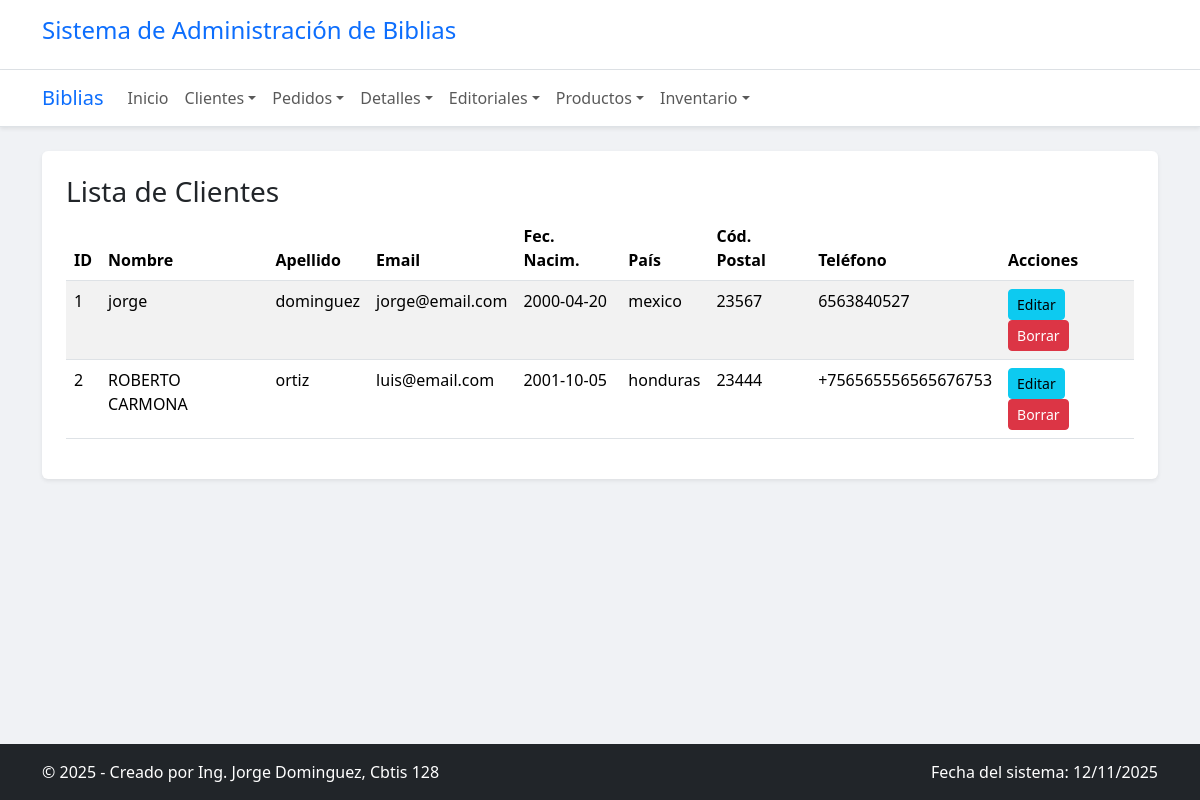
/clientes/, run on the app's committed database.
### app_Biblia/models.py (models this page shows, shortened)
class ClienteGlobal(models.Model):
    nombre = models.CharField(max_length=100)
    apellido = models.CharField(max_length=100)
    email = models.CharField(max_length=255, unique=True)
    fecha_nacimiento = models.DateField(null=True, blank=True)
    pais_residencia = models.CharField(max_length=100)
    codigo_postal = models.CharField(max_length=15, null=True, blank=True)
    telefono = models.CharField(max_length=20, null=True, blank=True)

### app_Biblia/views.py (the view)
# urls.py: path('clientes/', views.ver_clientes, name='ver_clientes'),
def ver_clientes(request):
    clientes = ClienteGlobal.objects.all()
    return render(request, 'cliente/ver_clientes.html', {'clientes': clientes})

### app_Biblia/templates/cliente/ver_clientes.html
{% extends 'base.html' %}
{% block content %}
<h3>Lista de Clientes</h3>
<div class="table-responsive">
  <table class="table table-striped">
    <thead>
      <tr>
        <th>ID</th>
        <th>Nombre</th>
        <th>Apellido</th>
        <th>Email</th>
        <th>Fec. Nacim.</th>
        <th>País</th>
        <th>Cód. Postal</th>
        <th>Teléfono</th>
        <th>Acciones</th>
      </tr>
    </thead>
    <tbody>
      {% for c in clientes %}
      <tr>
        <td>{{ c.id }}</td>
        <td>{{ c.nombre }}</td>
        <td>{{ c.apellido }}</td>
        <td>{{ c.email }}</td>
        <td>{{ c.fecha_nacimiento|date:"Y-m-d"|default:"N/A" }}</td>
        <td>{{ c.pais_residencia }}</td>
        <td>{{ c.codigo_postal|default:"N/A" }}</td>
        <td>{{ c.telefono|default:"N/A" }}</td>
        <td>
          <a class="btn btn-sm btn-info" href="{% url 'actualizar_cliente' c.id %}">Editar</a>
          <a class="btn btn-sm btn-danger" href="{% url 'borrar_cliente' c.id %}">Borrar</a>
        </td>
      </tr>
      {% empty %}
      <tr><td colspan="9">No hay clientes registrados.</td></tr>
      {% endfor %}
    </tbody>
  </table>
</div>
{% endblock %}

### app_Biblia/templates/base.html (shortened to what this page needs)
<!doctype html>
<html lang="es">
  <head>
    <link href="https://cdn.jsdelivr.net/npm/bootstrap@5.3.2/dist/css/bootstrap.min.css" rel="stylesheet">
    </head>
  <body class="d-flex flex-column min-vh-100">
    {% include 'header.html' %}
    {% include 'navbar.html' %}
    <main class="container my-4">
      <div class="card shadow-sm border-0">
        <div class="card-body p-4">
          {% block content %}{% endblock %}
        </div>
      </div>
    </main>
    {% include 'footer.html' %}
  </body>
</html>

### app_Biblia/templates/header.html
<header class="bg-light py-3">
    <div class="container">
      <h1 class="h4">Sistema de Administración de Biblias</h1>
    </div>
  </header>

### app_Biblia/templates/navbar.html (shortened to what this page needs)
<nav class="navbar navbar-expand-lg navbar-light bg-white border-bottom">
    <div class="container">
      <a class="navbar-brand" href="{% url 'inicio_biblias' %}">Biblias</a>
      <div class="collapse navbar-collapse" id="navMenu">
        <ul class="navbar-nav me-auto">
          <li class="nav-item">
            <a class="nav-link" href="{% url 'inicio_biblias' %}">Inicio</a>
          </li>
          <li class="nav-item dropdown">
            <a class="nav-link dropdown-toggle" href="#" id="clientesDropdown" role="button" data-bs-toggle="dropdown">Clientes</a>
          </li>
          <li class="nav-item dropdown">
            <a class="nav-link dropdown-toggle" href="#" id="pedidosDropdown" role="button" data-bs-toggle="dropdown">Pedidos</a>
          </li>
          <li class="nav-item dropdown">
            <a class="nav-link dropdown-toggle" href="#" id="detalleDropdown" role="button" data-bs-toggle="dropdown">Detalles</a>
          </li>
          <li class="nav-item dropdown">
            <a class="nav-link dropdown-toggle" href="#" id="editorialDropdown" role="button" data-bs-toggle="dropdown">Editoriales</a>
          </li>
          <li class="nav-item dropdown">
            <a class="nav-link dropdown-toggle" href="#" id="productoDropdown" role="button" data-bs-toggle="dropdown">Productos</a>
          </li>
          <li class="nav-item dropdown">
            <a class="nav-link dropdown-toggle" href="#" id="inventarioDropdown" role="button" data-bs-toggle="dropdown">Inventario</a>
          </li>
        </ul>
      </div>
    </div>
  </nav>

### app_Biblia/templates/footer.html
<footer class="bg-dark text-white py-3 mt-auto">
    <div class="container d-flex justify-content-between">
      <div>© {% now "Y" %} - Creado por Ing. Jorge Dominguez, Cbtis 128</div>
      <div>Fecha del sistema: {% now "d/m/Y" %}</div>
    </div>
  </footer>

### app_Biblia/templates/base.html (style rules this page uses)
body { background-color: #f0f2f5; }
.bg-light { background-color: #ffffff !important; border-bottom: 1px solid #dee2e6; }
.bg-white { box-shadow: 0 2px 4px rgba(0,0,0,.08); }
.navbar-brand, .h4 { color: #0d6efd; }
.btn-info { background-color: #0dcaf0; border-color: #0dcaf0; color: #000; }
.btn-danger { background-color: #dc3545; border-color: #dc3545; }
.bg-dark { background-color: #212529 !important; }

### data on the page
ClienteGlobal: id "1", nombre "jorge", apellido "dominguez", email "jorge@email.com", fecha_nacimiento "2000-04-20", pais_residencia "mexico", codigo_postal "23567", telefono "6563840527"
ClienteGlobal: id "2", nombre "ROBERTO CARMONA", apellido "ortiz", email "luis@email.com", fecha_nacimiento "2001-10-05", pais_residencia "honduras", codigo_postal "23444", telefono "+756565556565676753"
